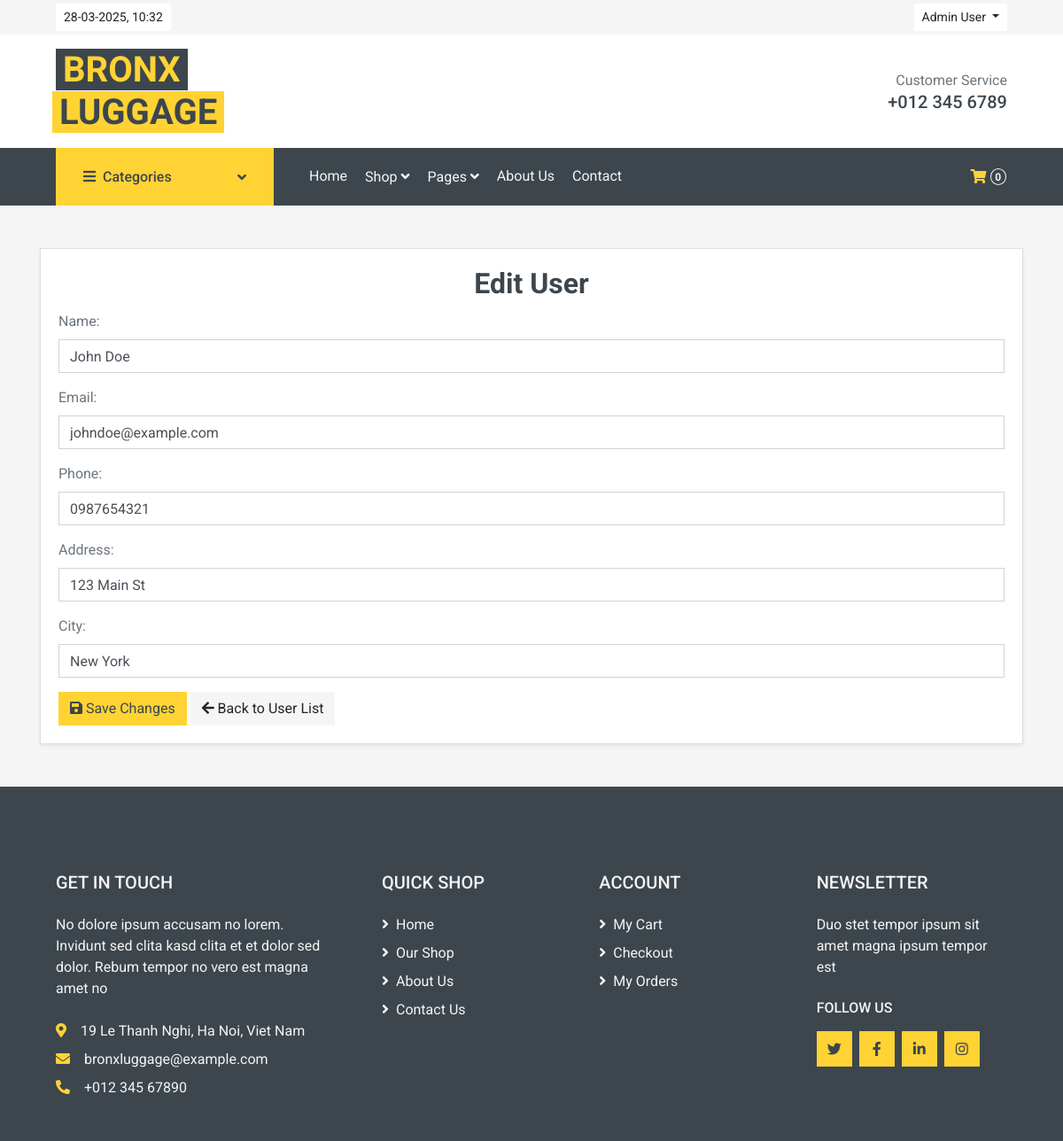
Page /admin/edit_user.php?id=2 (signed in) on the committed database.
### tables this page shows
CREATE TABLE users (
    id INT AUTO_INCREMENT PRIMARY KEY,
    name VARCHAR(100) NOT NULL,
    email VARCHAR(100) UNIQUE NOT NULL,
    password VARCHAR(255) NOT NULL,
    phone VARCHAR(20),
    address VARCHAR(255),
    city VARCHAR(100),
    role ENUM('admin', 'customer') DEFAULT 'customer',
    created_at TIMESTAMP DEFAULT CURRENT_TIMESTAMP
);

### admin/edit_user.php (the view, shortened to what this page needs)
<?php
require_once '../functions.php';
$user_id = (int)$_GET['id'];
$stmt = $conn->prepare("SELECT name, email, phone, address, city FROM users WHERE id = ?");
$stmt->bind_param("i", $user_id);
$stmt->execute();
$result = $stmt->get_result();
$user = $result->fetch_assoc();
$errors = [];
$form_values = [
    'name' => $user['name'],
    'email' => $user['email'],
    'phone' => $user['phone'] ?? '',
    'address' => $user['address'] ?? '',
    'city' => $user['city'] ?? ''
];
?>
<!DOCTYPE html>
<html lang="en">
<head>
    <?php include '../includes/head.php'; ?>
</head>
<body>
    <?php include '../includes/topbar.php'; ?>
    <?php include '../includes/navbar.php'; ?>
    <div class="container mt-5">
        <div class="card shadow-sm">
            <div class="card-body">
                <h2 class="card-title text-center">Edit User</h2>
                <form method="POST" action="">
                    <div class="form-group">
                        <label for="name">Name:</label>
                        <input type="text" class="form-control <?= isset($errors['name']) ? 'is-invalid' : '' ?>" id="name" name="name" value="<?= htmlspecialchars($form_values['name']) ?>" required>
                    </div>
                    <div class="form-group">
                        <label for="email">Email:</label>
                        <input type="email" class="form-control <?= isset($errors['email']) ? 'is-invalid' : '' ?>" id="email" name="email" value="<?= htmlspecialchars($form_values['email']) ?>" required>
                    </div>
                    <div class="form-group">
                        <label for="phone">Phone:</label>
                        <input type="text" class="form-control <?= isset($errors['phone']) ? 'is-invalid' : '' ?>" id="phone" name="phone" value="<?= htmlspecialchars($form_values['phone']) ?>" maxlength="10" pattern="[0-9]{10}" placeholder="e.g., 0123456789">
                    </div>
                    <div class="form-group">
                        <label for="address">Address:</label>
                        <input type="text" class="form-control <?= isset($errors['address']) ? 'is-invalid' : '' ?>" id="address" name="address" value="<?= htmlspecialchars($form_values['address']) ?>" pattern="[a-zA-Z0-9\s,.-]+">
                    </div>
                    <div class="form-group">
                        <label for="city">City:</label>
                        <input type="text" class="form-control <?= isset($errors['city']) ? 'is-invalid' : '' ?>" id="city" name="city" value="<?= htmlspecialchars($form_values['city']) ?>">
                    </div>
                    <button type="submit" class="btn btn-primary">
                        <i class="fas fa-save"></i> Save Changes
                    </button>
                    <a href="../admin/manage_user.php" class="btn btn-secondary">
                        <i class="fas fa-arrow-left"></i> Back to User List
                    </a>
                </form>
            </div>
        </div>
    </div>
    <?php include '../includes/footer.php'; ?>
</body>
</html>

### rows in the picture
users: name "John Doe", email "johndoe@example.com", phone "0987654321", address "123 Main St", city "New York"

### other values in the picture
$_SESSION['name'] "Admin User"
$total_products "0"
